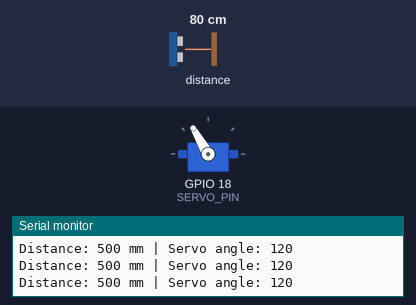
Recording of a sketch running on a simulated ESP32. Shown: servo, the last lines printed to the serial monitor. Inputs (shaded band) come from the test bench; at power-on: distance to the obstacle 80 cm.

Above: at 2.2 s.
2.3 s: distance to the obstacle set to 2 cm
At 3.5 s:
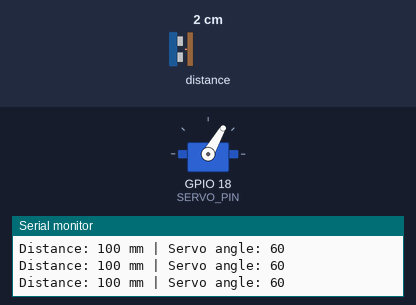
3.8 s: distance to the obstacle set to 35 cm
At 4.9 s:
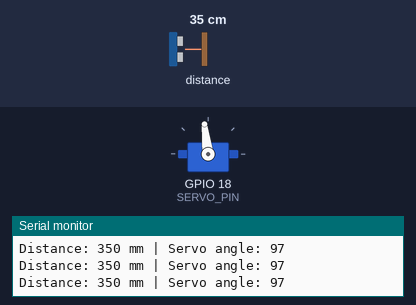
5.3 s: distance to the obstacle set to 4 cm
At 6.0 s:
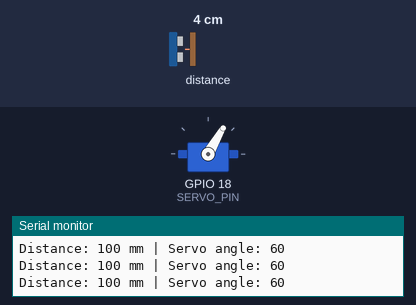
6.8 s: distance to the obstacle set to 60 cm
At 7.2 s:
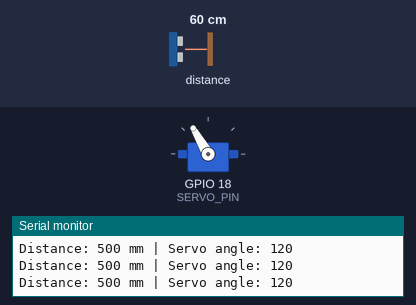
Timing chart, 0 to 9.4 s (numbered marks = the images above; inputs shaded):
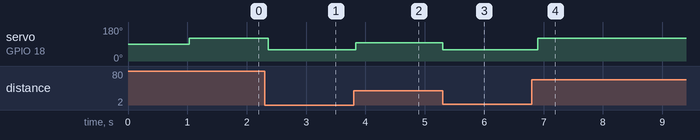

The sketch:

Code1.ino
```cpp
#include <Wire.h>
#include <Adafruit_VL53L0X.h>
#include <ESP32Servo.h>

Adafruit_VL53L0X lox;
Servo beamServo;

const int SERVO_PIN = 18;

// Servo limits
const int SERVO_MIN = 60;
const int SERVO_MAX = 120;

// Distance range for testing
const int DIST_MIN = 100;   // 100 mm = 10 cm
const int DIST_MAX = 500;   // 500 mm = 50 cm

void setup() {
  Serial.begin(115200);
  delay(1000);

  // I2C
  Wire.begin(21, 22);

  // VL53L0X
  if (!lox.begin()) {
    Serial.println("ERROR: VL53L0X not detected!");
    while (1) {
      delay(100);
    }
  }

  Serial.println("VL53L0X detected!");

  // Servo
  beamServo.setPeriodHertz(50);
  beamServo.attach(SERVO_PIN, 500, 2400);

  // Start at center
  beamServo.write(90);

  Serial.println("System ready");
}

void loop() {
  VL53L0X_RangingMeasurementData_t measure;

  lox.rangingTest(&measure, false);

  if (measure.RangeStatus != 4) {

    int distance = measure.RangeMilliMeter;

    // Limit distance to test range
    distance = constrain(distance, DIST_MIN, DIST_MAX);

    // Map distance to servo angle
    int servoAngle = map(
      distance,
      DIST_MIN,
      DIST_MAX,
      SERVO_MIN,
      SERVO_MAX
    );

    beamServo.write(servoAngle);

    Serial.print("Distance: ");
    Serial.print(distance);
    Serial.print(" mm");

    Serial.print(" | Servo angle: ");
    Serial.println(servoAngle);

  } else {
    Serial.println("Out of range");
  }

  delay(100);
}
```

Measured:
- after the input at 2.3 s, servo on GPIO 18 (SERVO_PIN): 120° → 60° after 0.07 s
- after the input at 3.8 s, servo on GPIO 18 (SERVO_PIN): 60° → 97° at once
- after the input at 5.3 s, servo on GPIO 18 (SERVO_PIN): 97° → 60° at once
- after the input at 6.8 s, servo on GPIO 18 (SERVO_PIN): 60° → 120° after 0.10 s
